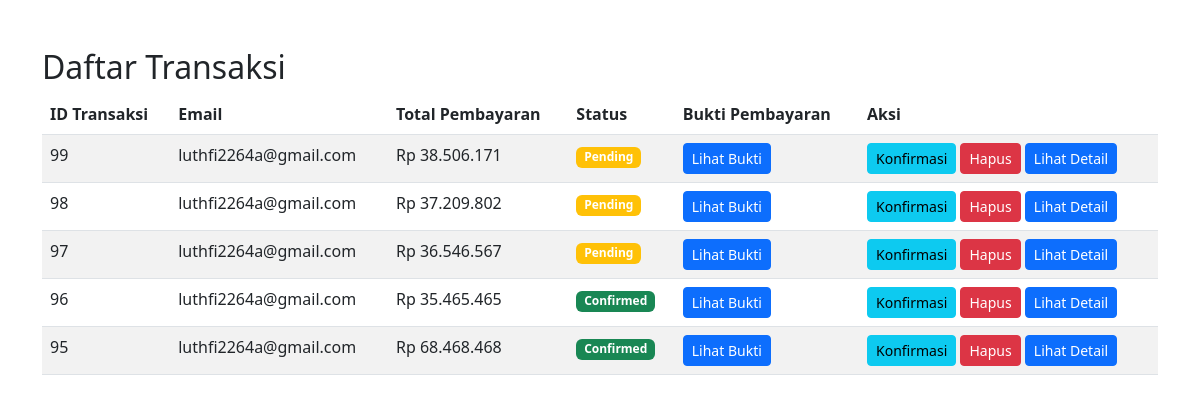
/admin/manage_transactions.php, run on the app's committed database.
### tables this page shows
CREATE TABLE `transactions` (
  `id` int(11) NOT NULL,
  `email` varchar(255) NOT NULL,
  `name` varchar(255) NOT NULL,
  `address` text NOT NULL,
  `phone` varchar(20) NOT NULL,
  `total_price` decimal(10,2) NOT NULL,
  `payment_proof` varchar(255) NOT NULL,
  `status` varchar(50) NOT NULL,
  `created_at` datetime DEFAULT current_timestamp()
);

### admin/manage_transactions.php (the view, shortened to what this page needs)
<?php
include 'phpconection.php';
$result = mysqli_query($db, "SELECT * FROM transactions ORDER BY created_at DESC");
?>
<!DOCTYPE html>
<html lang="id">
<head>
    <link href="https://cdn.jsdelivr.net/npm/bootstrap@5.3.0-alpha1/dist/css/bootstrap.min.css" rel="stylesheet">
</head>
<body>
    <div class="container mt-5">
        <h2>Daftar Transaksi</h2>
        <table class="table table-striped">
            <thead>
                <tr>
                    <th>ID Transaksi</th>
                    <th>Email</th>
                    <th>Total Pembayaran</th>
                    <th>Status</th>
                    <th>Bukti Pembayaran</th>
                    <th>Aksi</th>
                </tr>
            </thead>
            <tbody>
                <?php while ($row = mysqli_fetch_assoc($result)): ?>
                    <tr>
                        <td><?php echo $row['id']; ?></td>
                        <td><?php echo $row['email']; ?></td>
                        <td>Rp <?php echo number_format($row['total_price'], 0, ',', '.'); ?></td>
                        <td>
                            <span class="badge <?php echo ($row['status'] == 'Pending') ? 'bg-warning' : 'bg-success'; ?>">
                                <?php echo $row['status']; ?>
                            </span>
                        </td>
                        <td>
                        <?php if ($row['payment_proof']): ?>
                            <a href="http://localhost/WEBEFISONGKET/<?php echo $row['payment_proof']; ?>" target="_blank" class="btn btn-primary btn-sm">
                                Lihat Bukti
                            </a>
                            <?php else: ?>
                                Tidak ada bukti
                            <?php endif; ?>
                        </td>
                        <td>
                            <a href="process_transaction.php?proses=edit&id=<?php echo $row['id']; ?>" class="btn btn-info btn-sm">
                                Konfirmasi
                            </a>
                            <a href="process_transaction.php?proses=delete&id=<?php echo $row['id']; ?>" class="btn btn-danger btn-sm" onclick="return confirm('Apakah Anda yakin ingin menghapus transaksi ini?');">
                                Hapus
                            </a>
                            <a href="detail_transaksi.php?id=<?php echo $row['id']; ?>" class="btn btn-primary btn-sm">
                                Lihat Detail
                            </a>
                        </td>
                    </tr>
                <?php endwhile; ?>
            </tbody>
        </table>
    </div>
</body>
</html>

### data on the page
transactions: id "99", email "luthfi2264a@gmail.com", total_price "38.506.171", status "Pending"
transactions: id "98", email "luthfi2264a@gmail.com", total_price "37.209.802", status "Pending"
transactions: id "97", email "luthfi2264a@gmail.com", total_price "36.546.567", status "Pending"
transactions: id "96", email "luthfi2264a@gmail.com", total_price "35.465.465", status "Confirmed"
transactions: id "95", email "luthfi2264a@gmail.com", total_price "68.468.468", status "Confirmed"
